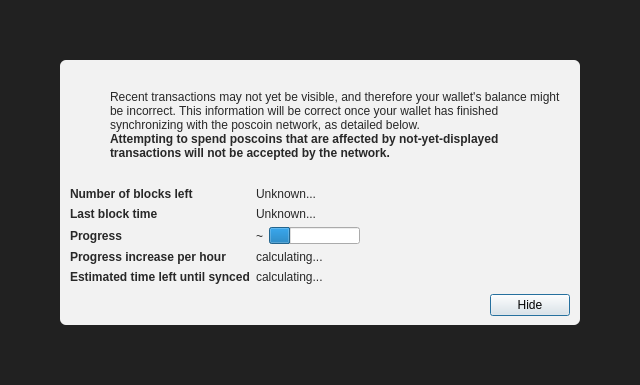
<?xml version="1.0" encoding="UTF-8"?>
<ui version="4.0">
 <class>ModalOverlay</class>
 <widget class="ModalOverlay" name="ModalOverlay">
  <property name="geometry">
   <rect>
    <x>0</x>
    <y>0</y>
    <width>640</width>
    <height>385</height>
   </rect>
  </property>
  <property name="windowTitle">
   <string>Form</string>
  </property>
  <layout class="QVBoxLayout" name="verticalLayout" stretch="0">
   <property name="sizeConstraint">
    <enum>QLayout::SetDefaultConstraint</enum>
   </property>
   <property name="leftMargin">
    <number>0</number>
   </property>
   <property name="topMargin">
    <number>0</number>
   </property>
   <property name="rightMargin">
    <number>0</number>
   </property>
   <property name="bottomMargin">
    <number>0</number>
   </property>
   <item>
    <widget class="QWidget" name="bgWidget" native="true">
     <property name="styleSheet">
      <string notr="true">#bgWidget { background: rgba(0,0,0,220); }</string>
     </property>
     <layout class="QVBoxLayout" name="verticalLayoutMain" stretch="1">
      <property name="leftMargin">
       <number>60</number>
      </property>
      <property name="topMargin">
       <number>60</number>
      </property>
      <property name="rightMargin">
       <number>60</number>
      </property>
      <property name="bottomMargin">
       <number>60</number>
      </property>
      <item>
       <widget class="QWidget" name="contentWidget" native="true">
        <property name="styleSheet">
         <string notr="true">#contentWidget { background: rgba(255,255,255,240); border-radius: 6px; }

QLabel { color: rgb(40,40,40);  }</string>
        </property>
        <layout class="QVBoxLayout" name="verticalLayoutSub" stretch="1,0,0,0">
         <property name="spacing">
          <number>0</number>
         </property>
         <property name="leftMargin">
          <number>10</number>
         </property>
         <property name="topMargin">
          <number>10</number>
         </property>
         <property name="rightMargin">
          <number>10</number>
         </property>
         <property name="bottomMargin">
          <number>10</number>
         </property>
         <item>
          <layout class="QHBoxLayout" name="horizontalLayoutIconText" stretch="0,1">
           <property name="topMargin">
            <number>20</number>
           </property>
           <item>
            <layout class="QVBoxLayout" name="verticalLayoutIcon">
             <property name="leftMargin">
              <number>0</number>
             </property>
             <item>
              <widget class="QPushButton" name="warningIcon">
               <property name="enabled">
                <bool>false</bool>
               </property>
               <property name="text">
                <string/>
               </property>
               <property name="icon">
                <iconset>
                 <normaloff>:/icons/warning</normaloff>
                 <disabledoff>:/icons/warning</disabledoff>:/icons/warning</iconset>
               </property>
               <property name="iconSize">
                <size>
                 <width>48</width>
                 <height>48</height>
                </size>
               </property>
               <property name="flat">
                <bool>true</bool>
               </property>
              </widget>
             </item>
             <item>
              <spacer name="verticalSpacerWarningIcon">
               <property name="orientation">
                <enum>Qt::Vertical</enum>
               </property>
               <property name="sizeHint" stdset="0">
                <size>
                 <width>20</width>
                 <height>40</height>
                </size>
               </property>
              </spacer>
             </item>
            </layout>
           </item>
           <item>
            <layout class="QVBoxLayout" name="verticalLayoutInfoText">
             <property name="leftMargin">
              <number>0</number>
             </property>
             <property name="topMargin">
              <number>0</number>
             </property>
             <item>
              <widget class="QLabel" name="infoText">
               <property name="text">
                <string>Recent transactions may not yet be visible, and therefore your wallet's balance might be incorrect. This information will be correct once your wallet has finished synchronizing with the poscoin network, as detailed below.</string>
               </property>
               <property name="textFormat">
                <enum>Qt::RichText</enum>
               </property>
               <property name="wordWrap">
                <bool>true</bool>
               </property>
              </widget>
             </item>
             <item>
              <widget class="QLabel" name="infoTextStrong">
               <property name="font">
                <font>
                 <weight>75</weight>
                 <bold>true</bold>
                </font>
               </property>
               <property name="text">
                <string>Attempting to spend poscoins that are affected by not-yet-displayed transactions will not be accepted by the network.</string>
               </property>
               <property name="textFormat">
                <enum>Qt::RichText</enum>
               </property>
               <property name="wordWrap">
                <bool>true</bool>
               </property>
              </widget>
             </item>
             <item>
              <spacer name="verticalSpacerInTextSpace">
               <property name="orientation">
                <enum>Qt::Vertical</enum>
               </property>
               <property name="sizeHint" stdset="0">
                <size>
                 <width>20</width>
                 <height>40</height>
                </size>
               </property>
              </spacer>
             </item>
            </layout>
           </item>
          </layout>
         </item>
         <item>
          <spacer name="verticalSpacerAfterText">
           <property name="orientation">
            <enum>Qt::Vertical</enum>
           </property>
           <property name="sizeHint" stdset="0">
            <size>
             <width>20</width>
             <height>40</height>
            </size>
           </property>
          </spacer>
         </item>
         <item>
          <layout class="QFormLayout" name="formLayout">
           <property name="fieldGrowthPolicy">
            <enum>QFormLayout::FieldsStayAtSizeHint</enum>
           </property>
           <property name="horizontalSpacing">
            <number>6</number>
           </property>
           <property name="verticalSpacing">
            <number>6</number>
           </property>
           <property name="topMargin">
            <number>10</number>
           </property>
           <item row="0" column="0">
            <widget class="QLabel" name="labelNumberOfBlocksLeft">
             <property name="font">
              <font>
               <weight>75</weight>
               <bold>true</bold>
              </font>
             </property>
             <property name="text">
              <string>Number of blocks left</string>
             </property>
            </widget>
           </item>
           <item row="0" column="1">
            <widget class="QLabel" name="numberOfBlocksLeft">
             <property name="text">
              <string>Unknown...</string>
             </property>
            </widget>
           </item>
           <item row="1" column="0">
            <widget class="QLabel" name="labelLastBlockTime">
             <property name="font">
              <font>
               <weight>75</weight>
               <bold>true</bold>
              </font>
             </property>
             <property name="text">
              <string>Last block time</string>
             </property>
            </widget>
           </item>
           <item row="1" column="1">
            <widget class="QLabel" name="newestBlockDate">
             <property name="sizePolicy">
              <sizepolicy hsizetype="Maximum" vsizetype="Preferred">
               <horstretch>0</horstretch>
               <verstretch>0</verstretch>
              </sizepolicy>
             </property>
             <property name="text">
              <string>Unknown...</string>
             </property>
            </widget>
           </item>
           <item row="2" column="0">
            <widget class="QLabel" name="labelSyncDone">
             <property name="font">
              <font>
               <weight>75</weight>
               <bold>true</bold>
              </font>
             </property>
             <property name="text">
              <string>Progress</string>
             </property>
            </widget>
           </item>
           <item row="2" column="1">
            <layout class="QHBoxLayout" name="horizontalLayoutSync" stretch="0,1">
             <item>
              <widget class="QLabel" name="percentageProgress">
               <property name="text">
                <string notr="true">~</string>
               </property>
              </widget>
             </item>
             <item>
              <widget class="QProgressBar" name="progressBar">
               <property name="value">
                <number>24</number>
               </property>
               <property name="format">
                <string/>
               </property>
              </widget>
             </item>
            </layout>
           </item>
           <item row="4" column="0">
            <widget class="QLabel" name="labelProgressIncrease">
             <property name="font">
              <font>
               <weight>75</weight>
               <bold>true</bold>
              </font>
             </property>
             <property name="text">
              <string>Progress increase per hour</string>
             </property>
            </widget>
           </item>
           <item row="4" column="1">
            <widget class="QLabel" name="progressIncreasePerH">
             <property name="text">
              <string>calculating...</string>
             </property>
            </widget>
           </item>
           <item row="5" column="0">
            <widget class="QLabel" name="labelEstimatedTimeLeft">
             <property name="font">
              <font>
               <weight>75</weight>
               <bold>true</bold>
              </font>
             </property>
             <property name="text">
              <string>Estimated time left until synced</string>
             </property>
            </widget>
           </item>
           <item row="5" column="1">
            <widget class="QLabel" name="expectedTimeLeft">
             <property name="text">
              <string>calculating...</string>
             </property>
            </widget>
           </item>
          </layout>
         </item>
         <item>
          <layout class="QHBoxLayout" name="horizontalLayoutButtons">
           <property name="leftMargin">
            <number>10</number>
           </property>
           <property name="topMargin">
            <number>10</number>
           </property>
           <item>
            <spacer name="horizontalSpacer">
             <property name="orientation">
              <enum>Qt::Horizontal</enum>
             </property>
             <property name="sizeHint" stdset="0">
              <size>
               <width>40</width>
               <height>20</height>
              </size>
             </property>
            </spacer>
           </item>
           <item>
            <widget class="QPushButton" name="closeButton">
             <property name="text">
              <string>Hide</string>
             </property>
             <property name="focusPolicy">
              <enum>Qt::StrongFocus</enum>
             </property>
             <property name="default">
              <bool>true</bool>
             </property>
            </widget>
           </item>
          </layout>
         </item>
        </layout>
       </widget>
      </item>
     </layout>
    </widget>
   </item>
  </layout>
 </widget>
 <customwidgets>
  <customwidget>
   <class>ModalOverlay</class>
   <extends>QWidget</extends>
   <header>qt/modaloverlay.h</header>
   <container>1</container>
  </customwidget>
 </customwidgets>
 <resources/>
 <connections/>
</ui>
